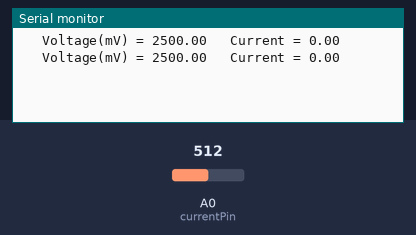
Recording of a sketch running on a simulated Arduino Uno, built with avr-gcc and run on an emulated ATmega328P. Shown: the last lines printed to the serial monitor. The test bench sets the inputs (shaded band); at power-on: A0 (currentPin) = 512.

Above: at 1.8 s.
1.9 s: A0 (currentPin) set to 716
At 2.8 s:
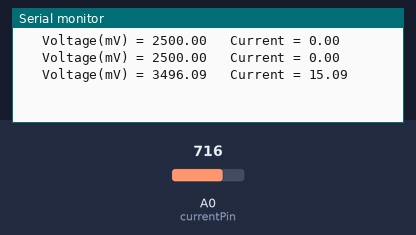
3.4 s: A0 (currentPin) set to 900
At 4.8 s:
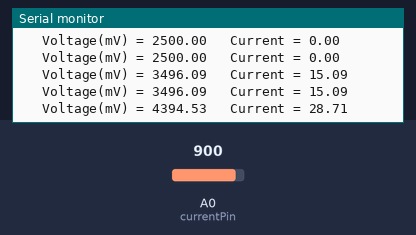
Timing chart, 0 to 6.4 s (numbered marks = the images above; inputs shaded):
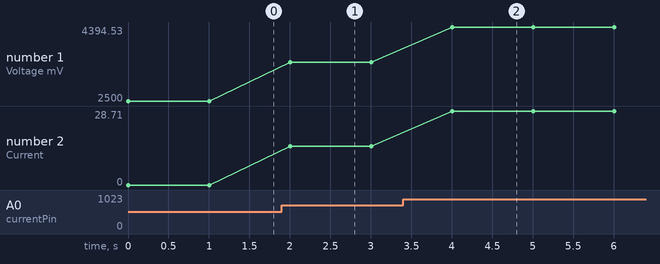

Measured:
- after the input at 1.9 s, the serial monitor: prints a new line after 0.10 s (image 1)
- after the input at 3.4 s, the serial monitor: prints a new line after 0.61 s (image 2)
- plotted number 1: 2500 → 3496.09 after the input at 1.9 s, 3496.09 → 4394.53 after the input at 3.4 s
- plotted number 2: 0 → 15.09 after the input at 1.9 s, 15.09 → 28.71 after the input at 3.4 s

The sketch:

project_25.ino
```cpp
const int currentPin = A0;
int sensitivity = 66;
int adcValue= 0;
int offsetVoltage = 2500;
double adcVoltage = 0;
double currentValue = 0;

void setup()
{
Serial.begin(9600);


}

void loop()
{
adcValue = analogRead(currentPin);
adcVoltage = (adcValue / 1024.0) * 5000;
currentValue = ((adcVoltage - offsetVoltage) / sensitivity);


Serial.print("\t Voltage(mV) = ");
Serial.print(adcVoltage);

Serial.print("\t Current = ");
Serial.println(currentValue);
delay(1000);


}
```
